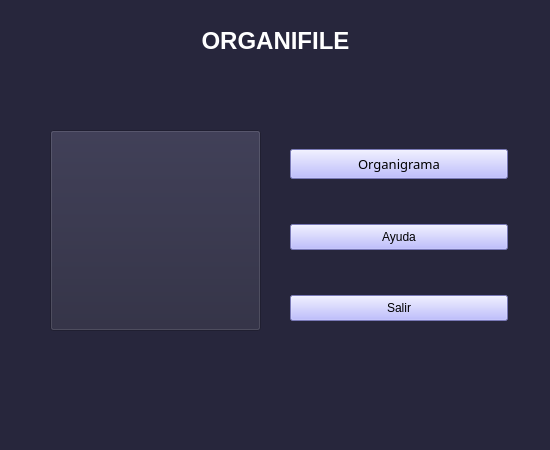
<?xml version="1.0" encoding="UTF-8"?>
<ui version="4.0">
 <class>MainWindow</class>
 <widget class="QMainWindow" name="MainWindow">
  <property name="geometry">
   <rect>
    <x>0</x>
    <y>0</y>
    <width>550</width>
    <height>450</height>
   </rect>
  </property>
  <property name="minimumSize">
   <size>
    <width>550</width>
    <height>450</height>
   </size>
  </property>
  <property name="maximumSize">
   <size>
    <width>550</width>
    <height>450</height>
   </size>
  </property>
  <property name="windowTitle">
   <string>ORGANIFILE</string>
  </property>
  <property name="styleSheet">
   <string notr="true">background-color:#27263c;</string>
  </property>
  <widget class="QWidget" name="centralwidget">
   <widget class="QLabel" name="label">
    <property name="geometry">
     <rect>
      <x>50</x>
      <y>10</y>
      <width>451</width>
      <height>61</height>
     </rect>
    </property>
    <property name="font">
     <font>
      <pointsize>18</pointsize>
      <weight>75</weight>
      <bold>true</bold>
     </font>
    </property>
    <property name="styleSheet">
     <string notr="true">color:white;</string>
    </property>
    <property name="text">
     <string>ORGANIFILE</string>
    </property>
    <property name="alignment">
     <set>Qt::AlignCenter</set>
    </property>
   </widget>
   <widget class="QWidget" name="widget" native="true">
    <property name="geometry">
     <rect>
      <x>290</x>
      <y>110</y>
      <width>218</width>
      <height>251</height>
     </rect>
    </property>
    <layout class="QGridLayout" name="gridLayout">
     <item row="5" column="0">
      <widget class="QPushButton" name="Salir">
       <property name="styleSheet">
        <string notr="true">background:rgb(170, 170, 255);
padding:5px;</string>
       </property>
       <property name="text">
        <string>Salir</string>
       </property>
       <property name="icon">
        <iconset>
         <normaloff>../icons/icons8-salir-100.png</normaloff>../icons/icons8-salir-100.png</iconset>
       </property>
      </widget>
     </item>
     <item row="3" column="0">
      <widget class="QPushButton" name="Ver_main_window">
       <property name="minimumSize">
        <size>
         <width>200</width>
         <height>0</height>
        </size>
       </property>
       <property name="font">
        <font>
         <family>Candara</family>
         <pointsize>10</pointsize>
        </font>
       </property>
       <property name="styleSheet">
        <string notr="true">background:rgb(170, 170, 255);
padding:5px;</string>
       </property>
       <property name="text">
        <string>Organigrama</string>
       </property>
       <property name="icon">
        <iconset>
         <normaloff>../icons/icons8-genealogía-50(1).png</normaloff>../icons/icons8-genealogía-50(1).png</iconset>
       </property>
      </widget>
     </item>
     <item row="4" column="0">
      <widget class="QPushButton" name="Ayuda">
       <property name="styleSheet">
        <string notr="true">background:rgb(170, 170, 255);
padding:5px;</string>
       </property>
       <property name="text">
        <string>Ayuda</string>
       </property>
       <property name="icon">
        <iconset>
         <normaloff>../icons/icons8-ayuda-96.png</normaloff>../icons/icons8-ayuda-96.png</iconset>
       </property>
      </widget>
     </item>
    </layout>
   </widget>
   <widget class="QPushButton" name="pushButton_5">
    <property name="enabled">
     <bool>false</bool>
    </property>
    <property name="geometry">
     <rect>
      <x>50</x>
      <y>130</y>
      <width>211</width>
      <height>201</height>
     </rect>
    </property>
    <property name="maximumSize">
     <size>
      <width>600</width>
      <height>600</height>
     </size>
    </property>
    <property name="styleSheet">
     <string notr="true">color:white;
</string>
    </property>
    <property name="text">
     <string/>
    </property>
    <property name="icon">
     <iconset>
      <normaloff>../icons/icons8-genealogía-100.png</normaloff>../icons/icons8-genealogía-100.png</iconset>
    </property>
    <property name="iconSize">
     <size>
      <width>2000</width>
      <height>2000</height>
     </size>
    </property>
   </widget>
  </widget>
  <widget class="QMenuBar" name="menubar">
   <property name="geometry">
    <rect>
     <x>0</x>
     <y>0</y>
     <width>550</width>
     <height>21</height>
    </rect>
   </property>
  </widget>
  <widget class="QStatusBar" name="statusbar"/>
 </widget>
 <resources/>
 <connections/>
</ui>
